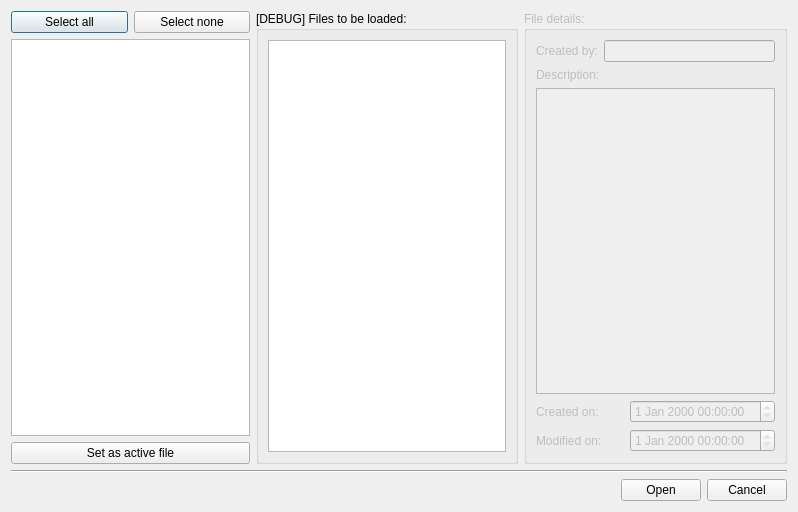
<?xml version="1.0" encoding="UTF-8"?>
<ui version="4.0">
 <class>FileDialog</class>
 <widget class="QDialog" name="FileDialog">
  <property name="geometry">
   <rect>
    <x>0</x>
    <y>0</y>
    <width>798</width>
    <height>512</height>
   </rect>
  </property>
  <property name="windowTitle">
   <string>Select plugins to load</string>
  </property>
  <property name="modal">
   <bool>true</bool>
  </property>
  <layout class="QVBoxLayout" name="verticalLayout">
   <item>
    <layout class="QHBoxLayout" name="horizontalLayout_3">
     <item>
      <layout class="QVBoxLayout" name="verticalLayout_2">
       <item>
        <layout class="QHBoxLayout" name="horizontalLayout">
         <item>
          <widget class="QPushButton" name="pushButton_2">
           <property name="text">
            <string>Select all</string>
           </property>
          </widget>
         </item>
         <item>
          <widget class="QPushButton" name="pushButton">
           <property name="text">
            <string>Select none</string>
           </property>
          </widget>
         </item>
        </layout>
       </item>
       <item>
        <widget class="QTreeWidget" name="treeFiles">
         <property name="editTriggers">
          <set>QAbstractItemView::NoEditTriggers</set>
         </property>
         <property name="selectionMode">
          <enum>QAbstractItemView::SingleSelection</enum>
         </property>
         <property name="selectionBehavior">
          <enum>QAbstractItemView::SelectRows</enum>
         </property>
         <property name="headerHidden">
          <bool>true</bool>
         </property>
         <column>
          <property name="text">
           <string notr="true">1</string>
          </property>
         </column>
        </widget>
       </item>
       <item>
        <widget class="QPushButton" name="btnSetActive">
         <property name="text">
          <string>Set as active file</string>
         </property>
        </widget>
       </item>
      </layout>
     </item>
     <item>
      <widget class="QGroupBox" name="groupBox_2">
       <property name="title">
        <string>[DEBUG] Files to be loaded:</string>
       </property>
       <layout class="QVBoxLayout" name="verticalLayout_8">
        <item>
         <widget class="QListWidget" name="lstLoaded"/>
        </item>
       </layout>
      </widget>
     </item>
     <item>
      <widget class="QGroupBox" name="groupBox">
       <property name="enabled">
        <bool>false</bool>
       </property>
       <property name="title">
        <string>File details:</string>
       </property>
       <property name="checkable">
        <bool>false</bool>
       </property>
       <layout class="QHBoxLayout" name="horizontalLayout_4">
        <item>
         <layout class="QVBoxLayout" name="verticalLayout_4">
          <item>
           <layout class="QHBoxLayout" name="horizontalLayout_5">
            <item>
             <widget class="QLabel" name="label">
              <property name="text">
               <string>Created by:</string>
              </property>
             </widget>
            </item>
            <item>
             <widget class="QLineEdit" name="leCreatedBy">
              <property name="readOnly">
               <bool>true</bool>
              </property>
             </widget>
            </item>
           </layout>
          </item>
          <item>
           <layout class="QVBoxLayout" name="verticalLayout_5">
            <item>
             <widget class="QLabel" name="label_4">
              <property name="text">
               <string>Description:</string>
              </property>
             </widget>
            </item>
            <item>
             <widget class="QPlainTextEdit" name="leDescription">
              <property name="readOnly">
               <bool>true</bool>
              </property>
             </widget>
            </item>
           </layout>
          </item>
          <item>
           <layout class="QHBoxLayout" name="horizontalLayout_7">
            <item>
             <widget class="QLabel" name="label_2">
              <property name="text">
               <string>Created on:</string>
              </property>
             </widget>
            </item>
            <item>
             <widget class="QDateTimeEdit" name="leCreatedOn">
              <property name="readOnly">
               <bool>true</bool>
              </property>
             </widget>
            </item>
           </layout>
          </item>
          <item>
           <layout class="QHBoxLayout" name="horizontalLayout_8">
            <item>
             <widget class="QLabel" name="label_3">
              <property name="text">
               <string>Modified on:</string>
              </property>
             </widget>
            </item>
            <item>
             <widget class="QDateTimeEdit" name="leModifiedOn">
              <property name="readOnly">
               <bool>true</bool>
              </property>
             </widget>
            </item>
           </layout>
          </item>
         </layout>
        </item>
       </layout>
      </widget>
     </item>
    </layout>
   </item>
   <item>
    <widget class="Line" name="line">
     <property name="orientation">
      <enum>Qt::Horizontal</enum>
     </property>
    </widget>
   </item>
   <item>
    <layout class="QHBoxLayout" name="horizontalLayout_2">
     <property name="sizeConstraint">
      <enum>QLayout::SetDefaultConstraint</enum>
     </property>
     <item>
      <spacer name="horizontalSpacer">
       <property name="orientation">
        <enum>Qt::Horizontal</enum>
       </property>
       <property name="sizeHint" stdset="0">
        <size>
         <width>40</width>
         <height>20</height>
        </size>
       </property>
      </spacer>
     </item>
     <item>
      <widget class="QPushButton" name="btnOpen">
       <property name="text">
        <string>Open</string>
       </property>
      </widget>
     </item>
     <item>
      <widget class="QPushButton" name="btnCancel">
       <property name="text">
        <string>Cancel</string>
       </property>
      </widget>
     </item>
    </layout>
   </item>
  </layout>
 </widget>
 <resources/>
 <connections/>
</ui>
